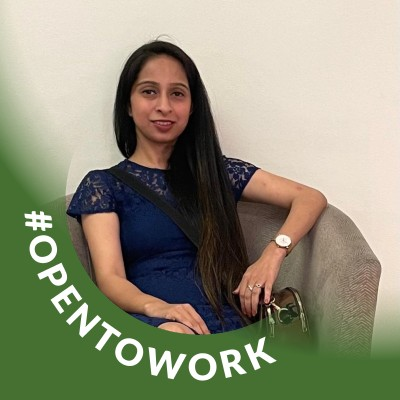
#> input picture scripts/sadhna_original.jpg, 400 x 400 px, found by its file name
$ python crop_photo.py
#> lines starting #> are read from the running program, lines starting #| are printed output that depends on the picture
"""Fallback: crop out the green #OPENTOWORK ribbon manually since Nano Banana is unavailable."""
from PIL import Image, ImageFilter

INPUT = "/app/scripts/sadhna_original.jpg"
OUTPUT = "/app/frontend/public/images/sadhna.png"

img = Image.open(INPUT).convert("RGB")
#> img is the input picture: PIL image 400x400 RGB; mean R, G, B 144, 144, 120.7
# Original is 400x400. Green ribbon lives in the left edge, bottom, and slight right wash.
# Crop tight around face + shoulders to eliminate the ribbon area.
# left, top, right, bottom
cropped = img.crop((110, 10, 385, 265))
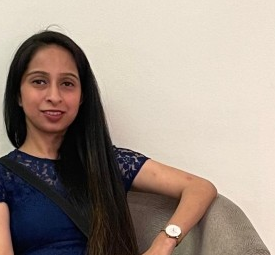
#> cropped: PIL image 275x255 RGB; mean R, G, B 158.5, 144.4, 134
# Upscale to a nicer resolution for the site
cropped = cropped.resize((825, 765), Image.LANCZOS)
#> cropped: PIL image 825x765 RGB
cropped.save(OUTPUT, "PNG", quality=95)
print("Saved:", OUTPUT, cropped.size)
#| Saved: /app/frontend/public/images/sadhna.png (825, 765)
